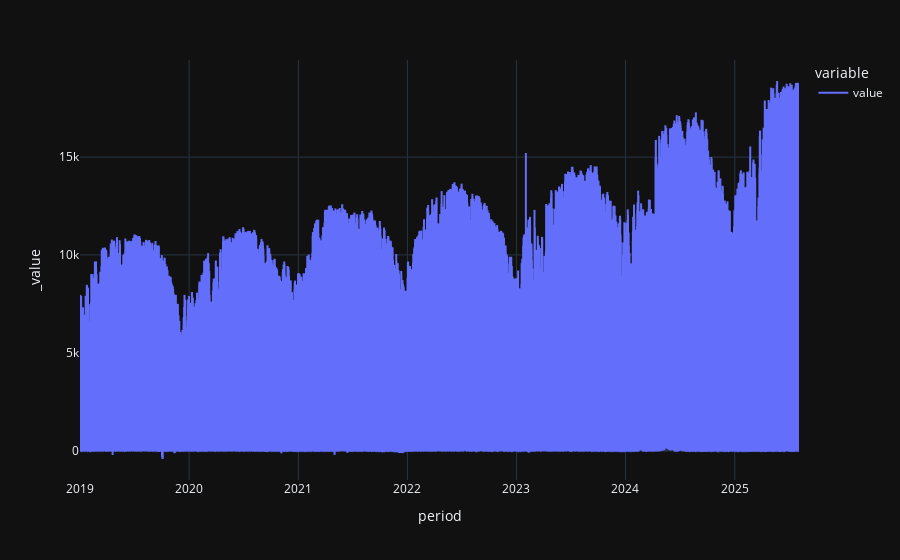

Write notebook code for a chart like this one.
### Code cell
x.plot()

### Figure 1 — Plotly figure (JSON) as saved in the notebook; plotly's stock layout.template omitted (floating-point values rounded to 4 significant figures; data arrays with more than 128 entries replaced by an {"elided": "..."} marker saying what was removed)
{"data": [{"hovertemplate": "variable=value<br>period=%{x}<br>_value=%{y}<extra></extra>", "legendgroup": "value", "line": {"color": "#636efa", "dash": "solid"}, "marker": {"symbol": "circle"}, "mode": "lines", "name": "value", "showlegend": true, "type": "scattergl", "x": {"elided": "57739 str values"}, "xaxis": "x", "y": {"elided": "57739 float values"}, "yaxis": "y"}], "layout": {"legend": {"title": {"text": "variable"}, "tracegroupgap": 0}, "margin": {"t": 60}, "xaxis": {"anchor": "y", "domain": [0, 1], "title": {"text": "period"}}, "yaxis": {"anchor": "x", "domain": [0, 1], "title": {"text": "_value"}}}}
